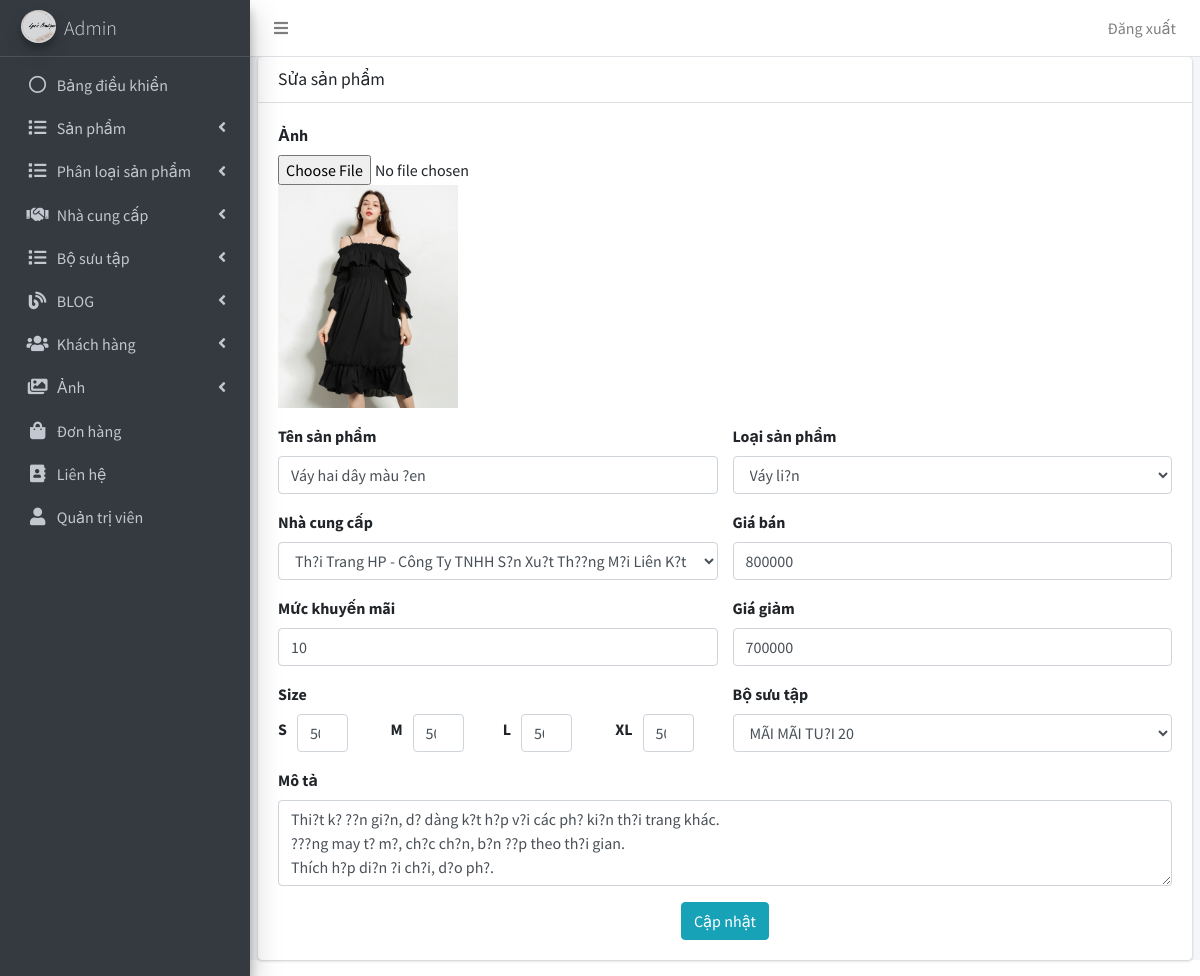
The page /admin/san_pham/sua.php?id=50 (signed in) on the database its author committed.
### tables this page shows
CREATE TABLE `tbl_san_pham` (
  `id_sp` int(11) NOT NULL,
  `id_ncc` int(11) NOT NULL,
  `id_phan_loai` int(11) NOT NULL,
  `id_bst` int(11) DEFAULT NULL,
  `ten_sp` varchar(255) NOT NULL,
  `anh` text NOT NULL,
  `so_luong` int(11) NOT NULL,
  `so_luong_s` int(11) NOT NULL,
  `so_luong_m` int(11) NOT NULL,
  `so_luong_l` int(11) NOT NULL,
  `so_luong_xl` int(11) NOT NULL,
  `gia_ban` int(11) NOT NULL,
  `gia_giam` int(11) DEFAULT NULL,
  `muc_km` int(11) DEFAULT NULL,
  `mo_ta` varchar(255) DEFAULT NULL
);

CREATE TABLE `tbl_phan_loai` (
  `id_phan_loai` int(11) NOT NULL,
  `ten_phan_loai` varchar(255) NOT NULL,
  `anh` text NOT NULL,
  `mo_ta` text NOT NULL
);

CREATE TABLE `tbl_ncc` (
  `id_ncc` int(11) NOT NULL,
  `logo` varchar(255) DEFAULT NULL,
  `ten_ncc` varchar(255) NOT NULL,
  `email` varchar(100) NOT NULL,
  `sdt` int(20) NOT NULL,
  `dia_chi` varchar(255) NOT NULL
);

CREATE TABLE `tbl_bo_suu_tap` (
  `id_bst` int(11) NOT NULL,
  `ten_bst` varchar(255) NOT NULL,
  `ngay_ra_mat` date NOT NULL,
  `mo_ta` text NOT NULL
);

### admin/san_pham/sua.php (the view, shortened to what this page needs)
<!DOCTYPE html>
<html>
<head>
	<?php include('../includes/head.php') ?>
</head>
<body class="hold-transition sidebar-mini layout-fixed">
<div class="wrapper">
	<?php include('../includes/header.php') ?>
	<?php include('../includes/sidebar.php') ?>
	<?php include('../includes/ket_noi.php') ?>
	<div class="content-wrapper">
		<section class="content">
			<div class="card">
				<div class="card-header">
					<h3 class="card-title">Sửa sản phẩm</h3>
				</div>
				<?php
					$id_sp = $_GET["id"];
					$sql = "SELECT * FROM tbl_san_pham WHERE id_sp = $id_sp";
					$san_pham = mysqli_query($ket_noi, $sql);
					$row = mysqli_fetch_array($san_pham);
				?>
				<div class="card-body">
					<form action="./sua_thuc_hien.php" method="POST" enctype="multipart/form-data">
						<div class="form-group">
							<label>Ảnh</label>
							<input type="file" name="anh" style="width: 100%;">
							<img src="../../img/<?php
								if ($row["anh"]<>"")
								{
									echo $row["anh"];
								}
								else
								{
									echo "diep1.png";
								}
							;?>" width="180px" height="auto">
						</div>
						<div class="row">
							<div class="col-md-6">
								<div class="form-group">
									<label>Tên sản phẩm</label>
									<input name="ten_sp" class="form-control" required value="<?php echo $row['ten_sp'] ?>">
								</div>
							</div>
							<div class="col-md-6">
								<div class="form-group">
									<label>Loại sản phẩm</label>
									<select name="id_phan_loai" class="form-control" required>
										<?php
											$sql_loai_sp = "SELECT * FROM tbl_phan_loai";
											$loai_sp = mysqli_query($ket_noi, $sql_loai_sp);
											while ($loai = mysqli_fetch_array($loai_sp)) {
										?>
											<option value="<?php echo $loai['id_phan_loai'] ?>" <?php echo $loai['id_phan_loai']  == $row['id_phan_loai'] ? 'selected': '' ?>><?php echo $loai['ten_phan_loai'] ?></option>
										<?php } ?>
									</select>
								</div>
							</div>
							<div class="col-md-6">
								<div class="form-group">
									<label>Nhà cung cấp</label>
									<select name="id_ncc" class="form-control" required>
										<?php
											$sql_ncc = "SELECT * FROM tbl_ncc";
											$nccs = mysqli_query($ket_noi, $sql_ncc);
											while ($ncc = mysqli_fetch_array($nccs)) {
										?>
											<option value="<?php echo $ncc['id_ncc'] ?>" <?php echo $ncc['id_ncc']  == $row['id_ncc'] ? 'selected': '' ?>><?php echo $ncc['ten_ncc'] ?></option>
										<?php } ?>
									</select>
								</div>
							</div>
							<div class="col-md-6">
								<div class="form-group">
									<label>Giá bán</label>
									<input name="gia_ban" type="number"  class="form-control" value="<?php echo $row['gia_ban'] ?>" required>
								</div>
							</div>
							<div class="col-md-6">
								<div class="form-group">
									<label>Mức khuyến mãi</label>
									<input type="number" name="muc_km" class="form-control" value="<?php echo $row['muc_km'] ?>" required>
								</div>
							</div>
							<div class="col-md-6">
								<div class="form-group">
									<label>Giá giảm</label>
									<input type="number" name="gia_giam" class="form-control" value="<?php echo $row['gia_giam'] ?>"  required >
								</div>
							</div>
							<div class="col-md-6 size-add">
								<div class="form-group">
									<label>Size</label> <br>
									<div class="size-group">
									<div class="size">
									<label for="sizeS">S</label>
									<input type="number" value="<?php echo $row['so_luong_s'] ?>" name="so_luong_s" id="sizeS" class="form-control" min="0">
									</div>
									<div class="size">
									<label for="sizeM">M</label>
									<input type="number" value="<?php echo $row['so_luong_m'] ?>" name="so_luong_m" id="sizeM" class="form-control" min="0">
									</div>
									<div class="size">
									<label for="sizeL">L</label>
									<input type="number" value="<?php echo $row['so_luong_l'] ?>" name="so_luong_l" id="sizeL" class="form-control" min="0">
									</div>
									<div class="size">
									<label for="sizeXL">XL</label>
									<input type="number" value="<?php echo $row['so_luong_xl'] ?>" name="so_luong_xl" id="sizeXL" class="form-control" min="0">
									</div>
									</div>
								</div>
							</div>
							<div class="col-md-6">
								<div class="form-group">
									<label>Bộ sưu tập</label>
									<select name="id_bst" class="form-control" required>
										<?php
											$sql_bst = "SELECT * FROM tbl_bo_suu_tap";
											$bsts = mysqli_query($ket_noi, $sql_bst);
											while ($bst = mysqli_fetch_array($bsts)) {
										?>
											<option value="<?php echo $bst['id_bst'] ?>" <?php echo $bst['id_bst']  == $row['id_bst'] ? 'selected': '' ?>><?php echo $bst['ten_bst'] ?></option>
										<?php } ?>
									</select>
								</div>
							</div>
							<div class="col-md-12">
								<div class="form-group">
									<label>Mô tả</label>
									<textarea name="mo_ta" type="mo_ta" class="form-control" rows="3" required><?php echo $row['mo_ta'] ?></textarea>
								</div>
							</div>
							<div class="col-md-12 text-center">
								<button type="submit" class="btn btn-info">Cập nhật</button>
							</div>
						</div>
					</form>
				</div>
            </div>
		</section>
		</div>
	</div>
</body>

### rows shown on the page
tbl_san_pham: anh (picture), ten_sp "Váy hai dây màu ?en", id_phan_loai "Váy li?n", id_ncc "Th?i Trang HP - Công Ty TNHH S?n Xu?t Th??ng M?i Liên K?t Th?i Trang HP", gia_ban "800000", muc_km "10", gia_giam "700000", so_luong_s "50", so_luong_m "50", so_luong_l "50", so_luong_xl "50", id_bst "MÃI MÃI TU?I 20", mo_ta "Thi?t k? ??n gi?n, d? dàng k?t h?p v?i các ph? ki?n th?i trang khác. ???ng may t? m?, ch?c ch?n, b?n ??p theo th?i gian. Thích h?p di?n ?i ch?i, d?o ph?."
